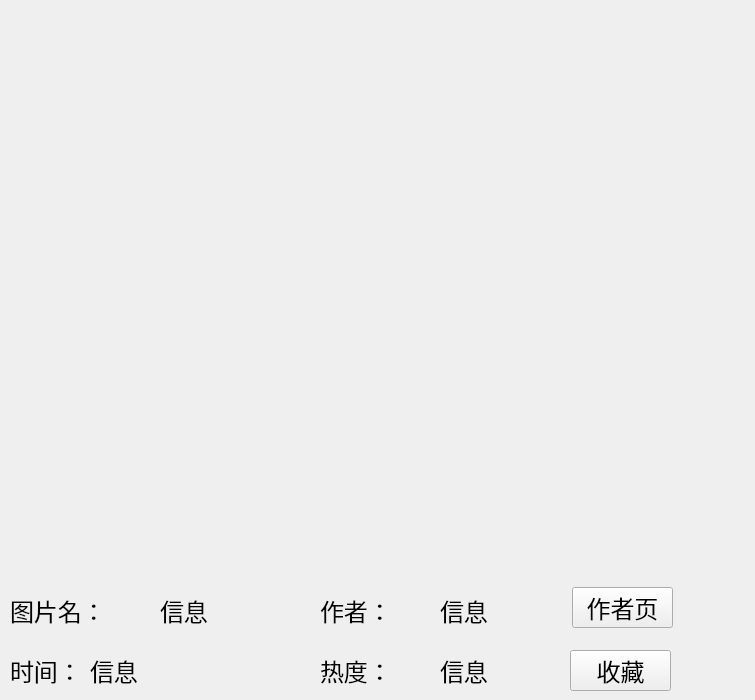
<?xml version="1.0" encoding="UTF-8"?>
<ui version="4.0">
 <class>big_pic</class>
 <widget class="QWidget" name="big_pic">
  <property name="geometry">
   <rect>
    <x>0</x>
    <y>0</y>
    <width>755</width>
    <height>700</height>
   </rect>
  </property>
  <property name="windowTitle">
   <string>Form</string>
  </property>
  <widget class="QLabel" name="picture">
   <property name="geometry">
    <rect>
     <x>40</x>
     <y>30</y>
     <width>611</width>
     <height>531</height>
    </rect>
   </property>
   <property name="text">
    <string/>
   </property>
  </widget>
  <widget class="QLabel" name="label">
   <property name="geometry">
    <rect>
     <x>10</x>
     <y>590</y>
     <width>101</width>
     <height>41</height>
    </rect>
   </property>
   <property name="font">
    <font>
     <family>Arial</family>
     <pointsize>18</pointsize>
    </font>
   </property>
   <property name="text">
    <string>图片名：</string>
   </property>
  </widget>
  <widget class="QLabel" name="label_2">
   <property name="geometry">
    <rect>
     <x>320</x>
     <y>590</y>
     <width>101</width>
     <height>41</height>
    </rect>
   </property>
   <property name="font">
    <font>
     <family>Arial</family>
     <pointsize>18</pointsize>
    </font>
   </property>
   <property name="text">
    <string>作者：</string>
   </property>
  </widget>
  <widget class="QLabel" name="label_3">
   <property name="geometry">
    <rect>
     <x>10</x>
     <y>650</y>
     <width>101</width>
     <height>41</height>
    </rect>
   </property>
   <property name="font">
    <font>
     <family>Arial</family>
     <pointsize>18</pointsize>
    </font>
   </property>
   <property name="text">
    <string>时间：</string>
   </property>
  </widget>
  <widget class="QLabel" name="label_4">
   <property name="geometry">
    <rect>
     <x>320</x>
     <y>650</y>
     <width>101</width>
     <height>41</height>
    </rect>
   </property>
   <property name="font">
    <font>
     <family>Arial</family>
     <pointsize>18</pointsize>
    </font>
   </property>
   <property name="text">
    <string>热度：</string>
   </property>
  </widget>
  <widget class="QLabel" name="name">
   <property name="geometry">
    <rect>
     <x>160</x>
     <y>590</y>
     <width>101</width>
     <height>41</height>
    </rect>
   </property>
   <property name="font">
    <font>
     <family>Arial</family>
     <pointsize>18</pointsize>
    </font>
   </property>
   <property name="text">
    <string>信息</string>
   </property>
  </widget>
  <widget class="QLabel" name="artist">
   <property name="geometry">
    <rect>
     <x>440</x>
     <y>590</y>
     <width>101</width>
     <height>41</height>
    </rect>
   </property>
   <property name="font">
    <font>
     <family>Arial</family>
     <pointsize>18</pointsize>
    </font>
   </property>
   <property name="text">
    <string>信息</string>
   </property>
  </widget>
  <widget class="QLabel" name="time">
   <property name="geometry">
    <rect>
     <x>90</x>
     <y>650</y>
     <width>231</width>
     <height>41</height>
    </rect>
   </property>
   <property name="font">
    <font>
     <family>Arial</family>
     <pointsize>18</pointsize>
    </font>
   </property>
   <property name="text">
    <string>信息</string>
   </property>
  </widget>
  <widget class="QLabel" name="hot">
   <property name="geometry">
    <rect>
     <x>440</x>
     <y>650</y>
     <width>101</width>
     <height>41</height>
    </rect>
   </property>
   <property name="font">
    <font>
     <family>Arial</family>
     <pointsize>18</pointsize>
    </font>
   </property>
   <property name="text">
    <string>信息</string>
   </property>
  </widget>
  <widget class="QPushButton" name="pushButton">
   <property name="geometry">
    <rect>
     <x>572</x>
     <y>587</y>
     <width>101</width>
     <height>41</height>
    </rect>
   </property>
   <property name="font">
    <font>
     <family>Arial</family>
     <pointsize>18</pointsize>
    </font>
   </property>
   <property name="text">
    <string>作者页</string>
   </property>
  </widget>
  <widget class="QPushButton" name="pushButton_2">
   <property name="geometry">
    <rect>
     <x>570</x>
     <y>650</y>
     <width>101</width>
     <height>41</height>
    </rect>
   </property>
   <property name="font">
    <font>
     <family>Arial</family>
     <pointsize>18</pointsize>
    </font>
   </property>
   <property name="text">
    <string>收藏</string>
   </property>
  </widget>
 </widget>
 <resources/>
 <connections/>
</ui>
